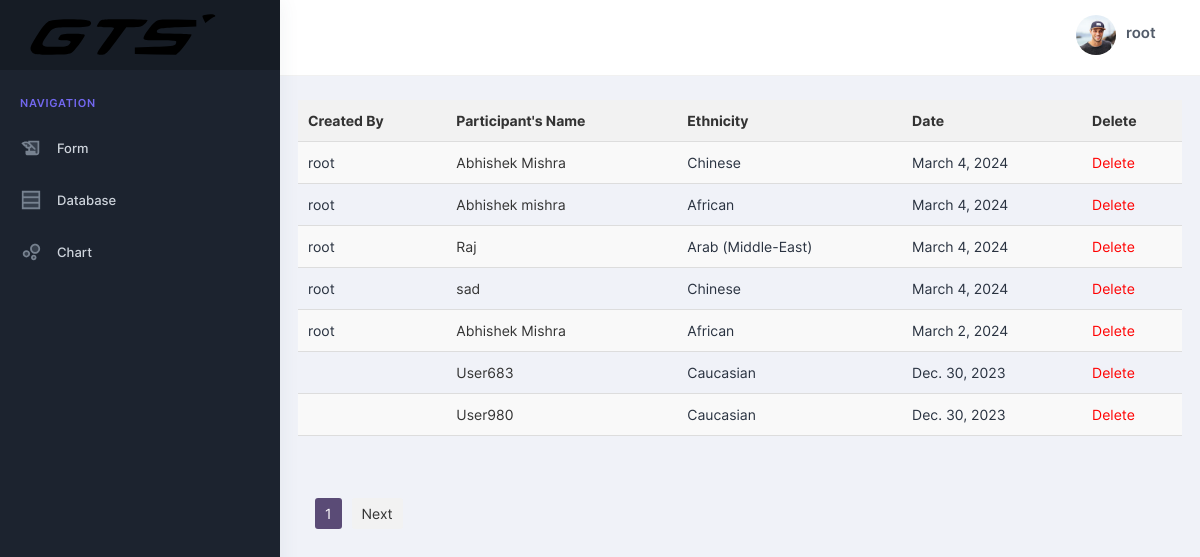
The page /db/ (signed in) on the database as committed earlier.
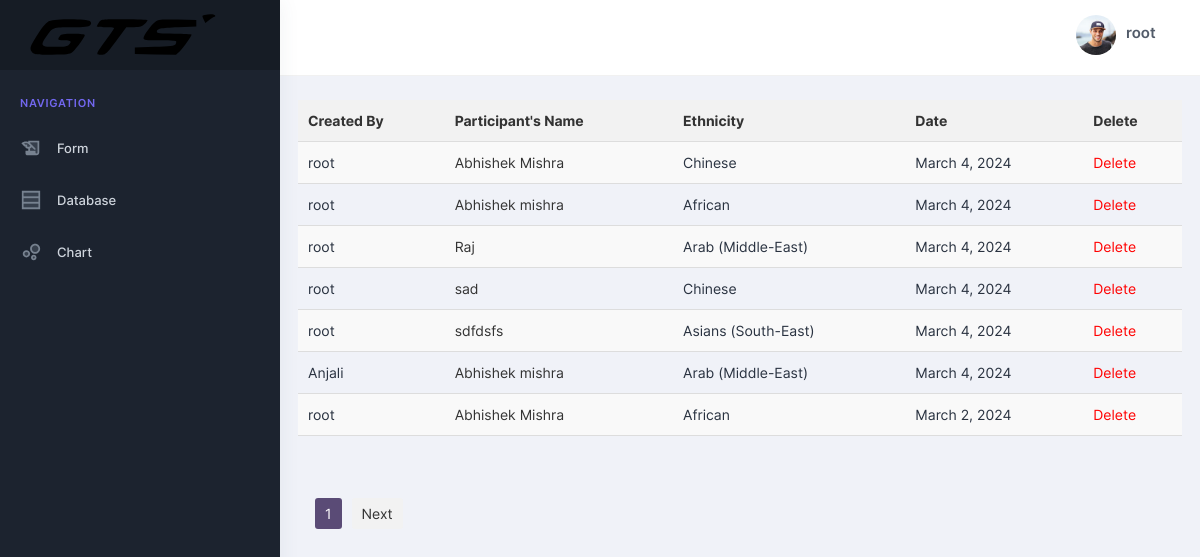
The same page on the database as committed later.
### apps/home/models.py (models this page shows)
class RecordingDetail(models.Model):
    WPGs = [
        ('WP1','WP1'),
        ('WP2','WP2'),
        ('WP3','WP3'),
        ('WP4','WP4'),
        ('WP5','WP5'),
    ]
    WPTs = [
        ('WP1-TV','WP1-TV'),
        ('WP1-K','WP1-K'),
        ('WP2a-TV','WP2a-TV'),
        ('WP2b-TV','WP2b-TV'),
        ('WP2c-TV','WP2c-TV'),
        ('WP2a-K','WP2a-K'),
        ('WP2b-K','WP2c-K'),
        ('WP3-TV','WP3-TV'),
        ('WP3-K','WP3-K'),
        ('WP4-TV','WP4-TV'),
        ('WP4-K','WP4-K'),
        ('WP5-TV','WP5-TV'),
        ('WP5-K','WP5-K')
    ]
    RecordingStatus = [
        ('Completed','Completed'),
        ('Pending','Pending')
    ]
    CarStatus = [
        ('Static','Static'),
        ('Drive','Drive')
    ]
    Ethnicity = [
        ('Caucasian','Caucasian'),
        ('African','African'),
        ('Arab (Middle-East)','Arab (Middle-East)'),
        ('Asians (South-East)','Asians (South-East)'),
        ('Chinese','Chinese'),
        ('Latin/Hispanic','Latin/Hispanic'),
        ('Indian','Indian'),
        ('Others (mixed)','Others (mixed)')
    ]
    Gender = [
        ('M','M'),
        ('F','F')
    ]
    Beard = [
        ('Full beard','Full beard'),
        ('Mustache','Mustache'),
        ('Goatbeard','Goatbeard'),
        ('Henriquatre','Henriquatre')
    ]
    Hair = [
        ('Short hair','Short hair'),
        ('Middle long hair (covering ears, but not long enough to reach the shoulders)','Middle long hair (covering ears, but not long enough to reach the shoulders)'),
        ('Long hair (until shoulder or longer)','Long hair (until shoulder or longer)'),
        ('Bald head','Bald head')
    ]
    EyeColour = [
        ('brown','brown'),
        ('gray','gray'),
        ('blue','blue'),
        ('green','green')
    ]
    ClothingAccessoires = [
        ('Masks','Masks'),
        ('Scarfs','Scarfs'),
        ('Hands-free headset','Hands-free headset'),
        ('Head/Ear phones','Head/Ear phones'),
        ('Caps, hats, headscarf and turban','Caps, hats, headscarf and turban'),
        ('Headband','Headband'),
        ('Eyepatch','Eyepatch'),
        ('Earrings','Earrings'),
        ('Nose rings','Nose rings'),
        ('Piercings','Piercings')
    ]
    Glasses = [
        ('Glasses with anti-glare lenses','Glasses with anti-glare lenses'),
        ('Glasses with mirrored lenses','Glasses with mirrored lenses'),
        ('Sunglasses with IR protection in the band of frequency 780 nm – 1.400 nm','Sunglasses with IR protection in the band of frequency 780 nm – 1.400 nm'),
        ('Glasses with complete spectacle frame','Glasses with complete spectacle frame'),
        ('Metal-rimmed glasses','Metal-rimmed glasses'),
        ('Varifocal glasses with power ranging from –10 to +11','Varifocal glasses with power ranging from –10 to +11'),
        ('Glasses with cylindrical lenses for Astigmatism with power ranging from –10 to +11','Glasses with cylindrical lenses for Astigmatism with power ranging from –10 to +11'),
        ('Spherical contact lenses for Astigmatism with power ranging from  –10 to +11','Spherical contact lenses for Astigmatism with power ranging from  –10 to +11'),
        ('Sunglasses with tinted lenses','Sunglasses with tinted lenses')
    ]
    Makeup = [
        ('Makeup eyeliner','Makeup eyeliner'),
        ('Makeup mascara','Makeup mascara'),
        ('Makeup eye shadow','Makeup eye shadow'),
        ('Makeup false eyelashes','Makeup false eyelashes'),
        ('Cover makeup','Cover makeup')
    ]
    name = models.CharField(max_length=100)
    ethnicity=models.CharField(max_length=100,choices=Ethnicity)
    age = models.PositiveIntegerField()
    gender = models.CharField(max_length=10,choices=Gender)
    date = models.DateField(default=timezone.now)
    height = models.PositiveIntegerField()
    beard = models.CharField(max_length=100,choices=Beard,null=True)
    hair = models.CharField(max_length=100,choices=Hair)
    eyecolour = models.CharField(max_length=100,choices=EyeColour)
    workpackage = models.CharField(max_length=100,choices=WPGs)
    workpackagetype = models.CharField(max_length=100,choices=WPTs)
    carnumber = models.CharField(max_length=100,null=True)
    carstatus = models.CharField(max_length=100,choices=CarStatus,null=True)
    action = models.CharField(max_length=255,null=True)
    clothingaccessories=models.CharField(max_length=100,choices=ClothingAccessoires,null=True)
    glasses = models.CharField(max_length=100,choices=Glasses,null=True)
    makeup = models.CharField(max_length=100,choices=Makeup,null=True)
    recordingstatus=models.CharField(max_length=100,choices=RecordingStatus,null=True)
    created_by = models.ForeignKey(User,on_delete=models.CASCADE,null=False)

### apps/home/views.py (the view)
# urls.py: path('db/',views.database,name='database'),
@login_required(login_url="/login/")
def database(request):
    if request.user.username == 'root':
        recording_list = RecordingDetail.objects.all().order_by('-date')
        p = Paginator(recording_list,7)
        page_number = request.GET.get('page')
        page_obj = p.get_page(page_number)
        return render(request,'home/admindb.html',{'page_obj':page_obj})
    else:
        recording_list =  RecordingDetail.objects.filter(created_by=request.user).order_by('-date')
        p = Paginator(recording_list,7)
        page_number = request.GET.get('page')
        page_obj = p.get_page(page_number)
        return render(request,'home/userdb.html',{'page_obj':page_obj})

### apps/templates/home/admindb.html (shortened to what this page needs)
{% extends "layouts/base.html" %}
{% block content %}
	<div class="pc-container">
		<div class="pcoded-content">
			<div class="row">
                <table>
                    <tr>
                        <th>Created By</th>
                        <th>Participant's Name</th>
                        <th>Ethnicity</th>
                        <th>Date</th>
                        <th>Delete</th>
                    </tr>
                    {% for r in page_obj.object_list %}
                    <tr>
                        <td>{{ r.created_by }}</td>
                        <td><a href="{% url 'edit_form' r.id %}">{{r.name}}</a></td>
                        <td>{{r.ethnicity}}</td>
                        <td>{{r.date}}</td>
                        <td><a href="{% url 'delete_rec' r.id %}" class="delete-link">Delete</a></td>
                    </tr>
                    {% endfor %}
                </table>
			</div>
            <br><br>
            <center class="pagination">
                <span>{{page_obj.number}}</span>
                {% if page_obj.has_next %}
                <a href="/db?page={{page_obj.next_page_number}}">Next</a>
                {% endif %}
            </center>
		</div>
	</div>
{% endblock content %}

### apps/templates/layouts/base.html (shortened to what this page needs)
<!DOCTYPE html>
<html lang="en">
<head>
    <link rel="stylesheet" href="/static/assets/fonts/feather.css">
    <link rel="stylesheet" href="/static/assets/fonts/fontawesome.css">
    <link rel="stylesheet" href="/static/assets/fonts/material.css">
    <link rel="stylesheet" href="/static/assets/css/style.css" id="main-style-link">
</head>
<body class="">
    {% include 'includes/sidebar.html' %}
    {% include 'includes/navigation.html' %}
    {% block content %}{% endblock content %}
</body>
</html>

### apps/templates/includes/sidebar.html
	<nav class="pc-sidebar ">
		<div class="navbar-wrapper">
			<div class="m-header">
				<a href="{% url 'home' %}" class="b-brand">
					<img src="/static/assets/images/logo.svg" alt="" class="logo logo-lg">
				</a>
			</div>
			<div class="navbar-content">
				<ul class="pc-navbar">
					<li class="pc-item pc-caption">
						<label>Navigation</label>
					</li>
					<li class="pc-item">
						<a href="/" class="pc-link "><span class="pc-micon"><i class="material-icons-two-tone">history_edu</i></span><span class="pc-mtext">Form</span></a>
					</li>
					<li class="pc-item">
						<a href="/db" class="pc-link "><span class="pc-micon"><i class="material-icons-two-tone">table_rows</i></span><span class="pc-mtext">Database</span></a>
					</li>
					{% if request.user.username == 'root' %}
					<li class="pc-item">
						<a href="/view_charts" class="pc-link "><span class="pc-micon"><i class="material-icons-two-tone">bubble_chart</i></span><span class="pc-mtext">Chart</span></a>
					</li>
					{% endif %}
				</ul>
			</div>
		</div>
	</nav>

### apps/templates/includes/navigation.html (shortened to what this page needs)
	<header class="pc-header ">
		<div class="header-wrapper">
			<div class="ms-auto">
				<ul class="list-unstyled">
					<li class="dropdown pc-h-item">
						<a class="pc-head-link dropdown-toggle arrow-none me-0" data-bs-toggle="dropdown" href="#" role="button"
							aria-haspopup="false" aria-expanded="false">
							<img src="/static/assets/images/user/avatar-2.jpg" alt="user-image" class="user-avtar">
							<span>
								<span class="user-name">
									{{ request.user.username }}
								</span>
							</span>
						</a>
					</li>
				</ul>
			</div>
		</div>
	</header>

### apps/templates/home/admindb.html (style rules this page uses)
table { width: 100%; border-collapse: collapse; }
th { background-color: #f2f2f2; color: #333; font-weight: bold; padding: 10px; text-align: left; border-bottom: 1px solid #ddd; }
td { padding: 10px; border-bottom: 1px solid #ddd; }
tr:nth-child(even) { background-color: #f9f9f9; }
a { text-decoration: none; color: #333; }
.delete-link { color: red; }
.pagination { margin-top: 20px; text-align: center; }
.pagination a { display: inline-block; padding: 5px 10px; margin: 0 5px; background-color: #f2f2f2; color: #333; text-decoration: none; border-radius: 3px; }
.pagination span { display: inline-block; padding: 5px 10px; margin: 0 5px; background-color: #5a4b76; color: white; border-radius: 3px; }

Rows that differ between the two databases and show on the page:
removed RecordingDetail: name "User683", ethnicity "Caucasian", date "Dec. 30, 2023"
removed RecordingDetail: name "User980", ethnicity "Caucasian", date "Dec. 30, 2023"
added RecordingDetail: created_by "root", name "sdfdsfs", ethnicity "Asians (South-East)", date "March 4, 2024"
added RecordingDetail: created_by "Anjali", name "Abhishek mishra", ethnicity "Arab (Middle-East)", date "March 4, 2024"
